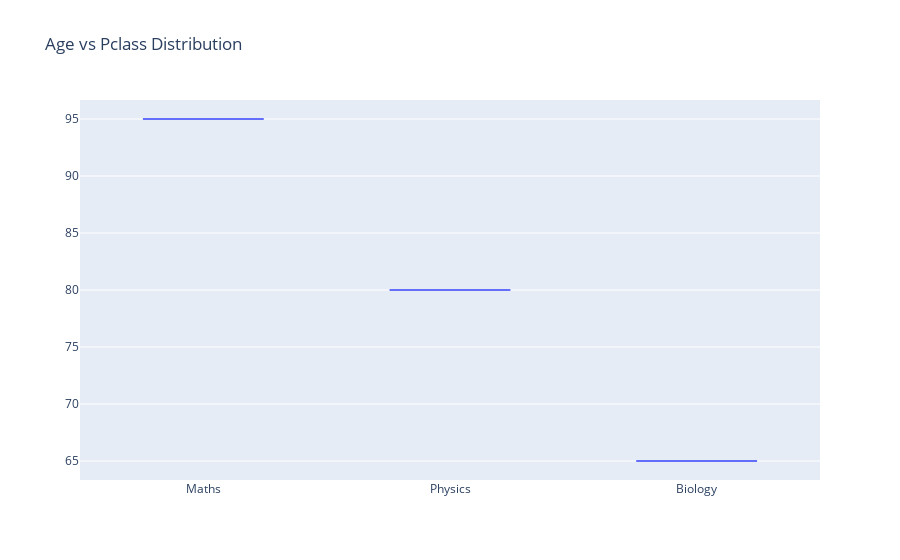

The cell this chart's notebook holds for it:
### Code cell
trace=go.Box(x=data['Category'],
             y=data['Marks'])


lay=go.Layout(title="Age vs Pclass Distribution")
fig=go.Figure(data=[trace],layout=lay)
iplot(fig)

### Figure 1 — Plotly figure (JSON) as saved in the notebook; plotly's stock layout.template omitted (floating-point values rounded to 4 significant figures)
{"data": [{"type": "box", "x": ["Maths", "Physics", "Biology"], "y": [95, 80, 65]}], "layout": {"autosize": true, "title": {"text": "Age vs Pclass Distribution"}, "xaxis": {"autorange": true, "range": [-0.5, 2.5], "type": "category"}, "yaxis": {"autorange": true, "range": [63.33, 96.67], "type": "linear"}}}
